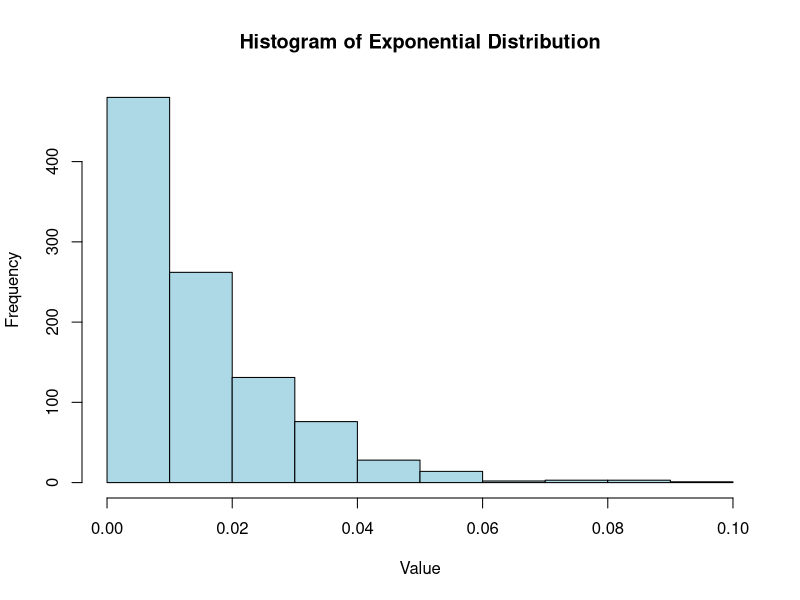
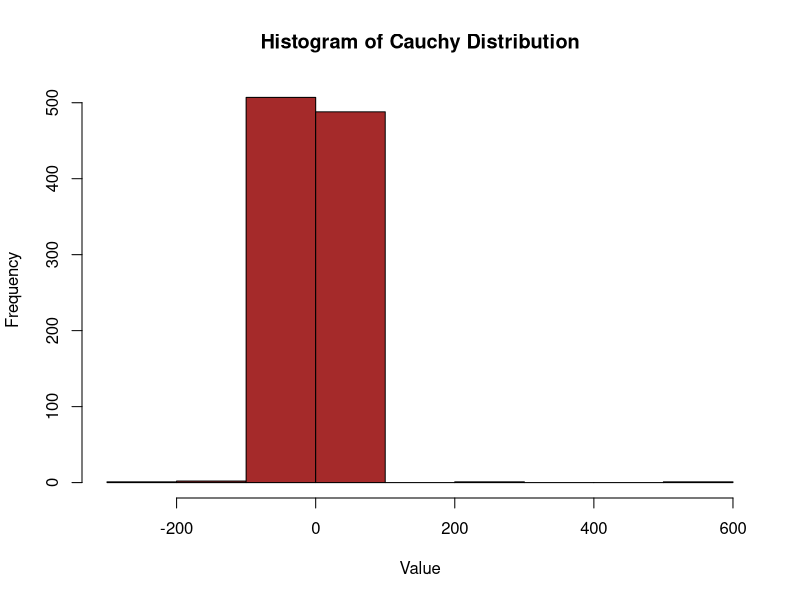
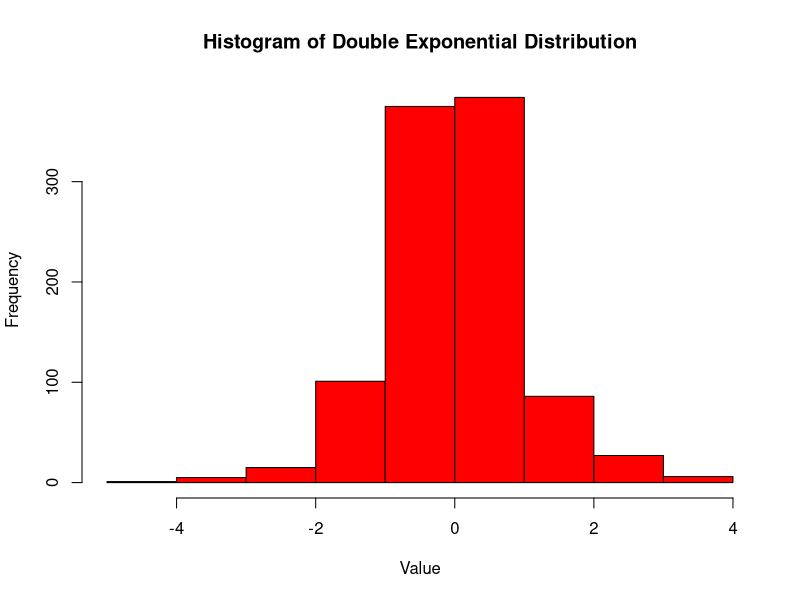
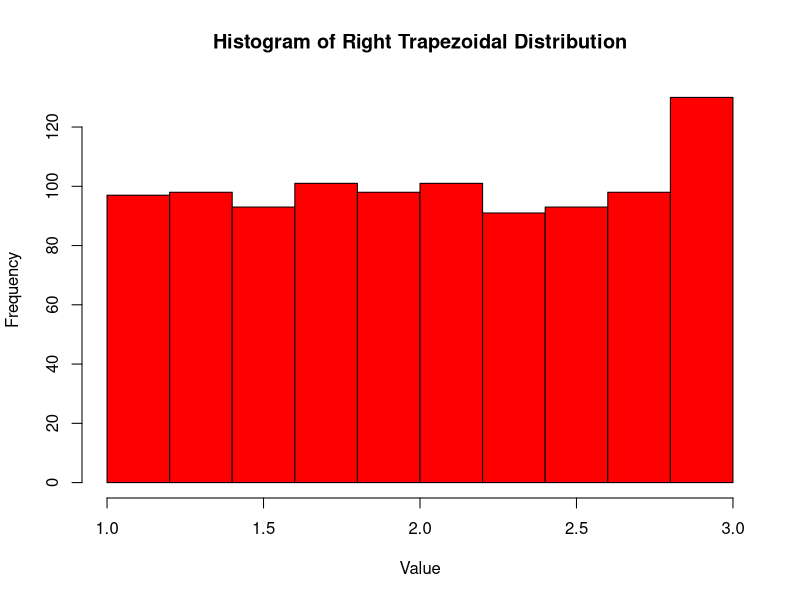
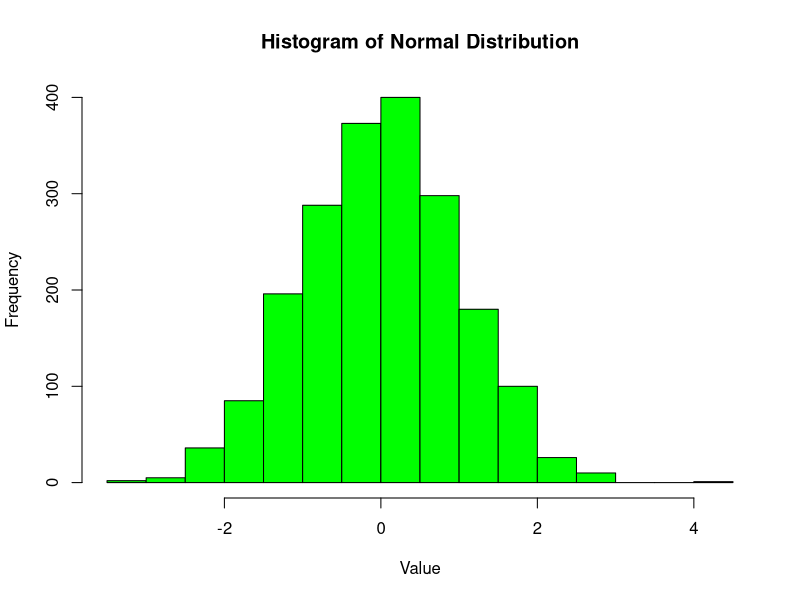

These figures' R source, in order:
## Estimation of the value of pi:
BIG_NUM <- 1000
generate_rand_value <- function (num, lo, hi) {
  set.seed(67)
  U<-runif(num, lo, hi)
  return(U)
}

X <-generate_rand_value(BIG_NUM, -1, 1)
Y <-generate_rand_value(BIG_NUM, -1, 1)

count<-0

for(x in X){
  for(y in Y){
    if(x^2 + y^2<=1){
      count <- count + 1
    }
  }
}
pi_val <- 4*(count/(BIG_NUM*BIG_NUM))

# Approximately the value P(X^2 + Y^2 <=1) = pi/4, so we need to multiply the value by 4 inroder to estimate the value of pi
sprintf("The estimated value of pi is: %f", pi_val)


## Solution to assignment problems:
# a) Usage of Probability Integral Transform to generate a random sample from exponential distribution
sigma <- 67
theta <- 0

# Now we shall calculate the value of the given distribution
get_rand_exp_dist <- function (num){
  x <- runif(num)
  h <- theta + (-1/sigma)*log(1-x)
  return(h)
}

# Now we visualise the exponential distribution:
X <- get_rand_exp_dist(1000)
hist(X, main = "Histogram of Exponential Distribution", xlab = "Value", ylab = "Frequency", col = "lightblue", border = "black")

# First we generate the intervals and k = 8 (let's say)
lambda <- 1000/sum(X)
k<-152
intervals <- numeric(0)
prob<-1/k
E <- rep(1000*prob, k)

for(i in 0:(k-1)){
  intervals<-append(intervals, (-1/lambda)*log(1-i*prob))  
}

# Now we shall proceed to obtain the observed frequencies
get_observed_freq <- function (X, ints) {
  freqs <-numeric(0)
  for(i in 2 : length(ints)){
    freqs<-append(freqs, sum(X >= ints[i-1] & X< ints[i]))
  }
  freqs<-append(freqs, length(X)-sum(freqs))
  return(freqs)
}

O <- get_observed_freq(X, intervals)
W <- sum(((O-E)^2)/E)
criticial_value <- qchisq(0.95, k-1)
if(W > criticial_value){
  print("The given distribution doesnt follow Exponential Distribution")
} else {
  print("The given distribution follows Exponential Distribution")
}


# b)  Usage of Probability Integral Transform to generate a random sample from Cauchy Distribution
sig <- 0.67

get_cauchy_dist <- function(num) {
  x <- runif(num)
  h <- sig*tan(pi*(x-0.5))
  return(h)
}

X <- get_cauchy_dist(1000)
hist(X, main = "Histogram of Cauchy Distribution", xlab = "Value", ylab = "Frequency", col = "brown", border = "black")

k<-164
intervals <- numeric(0)
prob<-1/k
E <- rep(1000*prob, k)

for(i in 0:(k-1)){
  intervals<-append(intervals, sig*tan(pi*((i*prob)-0.5)))  
}

O <- get_observed_freq(X, intervals)
W <- sum(((O-E)^2)/E)
criticial_value <- qchisq(0.95, k-1)

if(W > criticial_value){
  print("The given distribution doesnt follow Cauchy Distribution")
} else {
  print("The given distribution follows Cauchy Distribution")
}

# c)  Usage of Probability Integral Transform to generate a random sample from Double Exponential Distribution
mu <- 0
beta <- 0.67
get_dde_dist <- function(num) {
  x <- runif(num, 0, 1)
  h <- mu - beta * sign(x - 0.5) * log(1 - 2 * abs(x - 0.5))
  return(h)
}

X <- get_dde_dist(1000)
hist(X, main = "Histogram of Double Exponential Distribution", xlab = "Value", ylab = "Frequency", col = "red", border = "black")

k<-157
intervals <- numeric(0)
prob<-1/k
E <- rep(1000*prob, k)

for(i in 0:(k-1)){
  intervals<-append(intervals, - beta * sign(prob*i - 0.5) * log(1 - 2 * abs(prob*i - 0.5)))  
}

O <- get_observed_freq(X, intervals)
W <- sum(((O-E)^2)/E)
criticial_value <- qchisq(0.95, k-1)

if(W > criticial_value){
  print("The given distribution doesnt follow Double Exponential Distribution")
} else {
  print("The given distribution follows Double Exponential Distribution")
}

# d)  Usage of Probability Integral Transform to generate a random sample from Right Trapezoidal Distribution
generate_rtz_dist <- function (num, lo, loin, lomax, hi) {
  x <- runif(num)
  h <- numeric(0)
  val <- (lomax - lo) / (hi - lo)
  
  for (i in 1:num) {
    if (x[i]<val) {
      h <- append(h, lo + sqrt(x[i] * (loin - lo) * (lomax - lo)))
    } else {
      h <- append(h, lomax + (x[i] - (lomax - lo) / (hi- lo)) * (hi - lomax))
    }
  }
  return(h)
}

lo = 1
loin=1
lomax=1
hi=3

X <- generate_rtz_dist(1000, lo,loin,lomax,hi)
hist(X, main = "Histogram of Right Trapezoidal Distribution", xlab = "Value", col = "red", border = "black")

k<-157
intervals <- numeric(0)
prob<-1/k
E <- rep(1000*prob, k)
val <- (lomax - lo) / (hi - lo)

for(i in 0:(k-1)){
  value <- i*prob
  if (value<val) {
    intervals <- append(intervals, lo + sqrt(value * (loin - lo) * (lomax - lo)))
  } else {
    intervals <- append(intervals, lomax + (value - (lomax - lo) / (hi- lo)) * (hi - lomax))
  }
}

O <- get_observed_freq(X, intervals)
W <- sum(((O-E)^2)/E)
criticial_value <- qchisq(0.95, k-1)

if(W > criticial_value){
  print("The given distribution doesnt follow Trapezoidal Distribution")
} else {
  print("The given distribution follows Trapezoidal Distribution")
}
# # e)  Usage of Probability Integral Transform to generate a random sample from Cauchy Distribution
t1 <- Sys.time()
generate_std_normie <- function(num) {
  x1 <- runif(num, 0, 1)
  x2 <- runif(num, 0, 1)
  
  z1 <- sqrt(-2 * log(x1)) * cos(2 * pi * x2)
  z2 <- sqrt(-2 * log(x1)) * sin(2 * pi * x2)
  
  return(cbind(z1, z2))
}

generate_normal <- function(num, mean, stdev) {
  z <- generate_std_normie(num)
  x <- mean + stdev*z
  return(x)
}

mean <- 0
stdev <- 1
num<-1000

X <- generate_normal(1000, mean=0, stdev=1)
hist(X, main = "Histogram of Normal Distribution", xlab = "Value", col = "green", border = "black")

brs <- seq(-4, 4, by = 1)
O <- table(cut(X, breaks = brs, include.lowest = TRUE))

E <- diff(pnorm(brs))
W <- sum((O - E * length(X))^2 / (E * length(X)))
k <- length(brs)
critical_value <- qchisq(0.95, k-1)

if (W > critical_value) {
  print("The sample doesnt follow a standard normal distribution")
} else {
  print("The sample follows a standard normal distribution.")
}

t2 <- Sys.time()
print(t2-t1)

# k<-8
# intervals <- numeric(0)
# prob<-1/k
# E <- rep(100*prob, k)
# E
# for(i in 1:(k-1)){
#   intervals<-append(intervals, i*prob)
# }
# 
# intervals <- sqrt(-2 * log(intervals)) * cos(2 * pi * intervals)
# 
# O <- get_observed_freq(X, intervals)
# W <- sum(((O-E)^2)/E)
# criticial_value <- qchisq(0.95, 7)
# 
# if(W > criticial_value){
#   print("The given distribution doesnt follow Normal Distribution")
# } else {
#   print("The given distribution follows Normal Distribution")
# }

#  f)  Usage of Probability Integral Transform to generate a random sample from Cauchy Distribution
# generate_gamma_dist <- function(num, s, r) {
#   x <- runif(num)
#   
#   generate_gamma_inv <- function(x, s, r) {
#     gamma_inc <- function(s, a) {
#       integrate(function(q) q^(a-1) * exp(-q), lower = 0, upper = s)$value
#     }
#     
#     uniroot(function(x) gamma_inc(x, s) / gamma_inc(r, s) - x, interval = c(0, 100))$root
#   }
# 
#   h <- sapply(x, function(x_i) generate_gamma_inv (x_i, s, r))
#   return(h)
# }
# 
# s <- 2
# r <- 1
# num <- 100
# 
# X <- generate_gamma_dist(n, s, r)
# 
# hist(X, main = "Histogram of Normal Distribution", xlab = "Value", col = "green", border = "black")

simpsons_integration <- function(func, alpha, beta, num){
  if (num %% 2 != 0) {
    stop("Number of subintervals (n) shoule be divisible by 2")
  }
  
  step_s <- (beta - alpha) / num
  
  res <- func(alpha) + func(beta)
  
  for (i in 1:(n-1)) {
    x_i <- alpha + i * step_s
    res <- res + 2 * func(x_i) * (1 + i %% 2)
  }
  res <- res * h / 3
  return(res)
}

get_W <- function(X , pdf, n){
  
  h <- max(X)
  l <- min(Y)
  
  num <- length(X)
  k <- (h-l)/num
  
  ints <- numeric(0)
  E <- numeric(0)
  O <- numeric(0)
  
  for(i in 1:n){
    ints[i] <- l +(i-1)*k
  }
  
  ints[n+1] <- hi
  
  for(i in 1:n){
    cdf <- simpsons_integration (pdf,ints[i],ints[i+1],1000)
    E[i] <- cdf*num
    O[i] <- length(X[X<=ints[i+1]])-length(X[X<ints[i]])
  }
  
  result <- sum((O-E)^2/E)
  critical_value <- qchisq(0.95,num-1)
  return(c(res,critical_value))
}

num <- 1000
sh <- 2
sc <- 1

generate_sample <- rgamma(num, shape = sh, scale = sc)
E <- pgamma(sort(generate_sample), shape = sh, scale = sc)
O <- pnorm(sort(generate_sample))

W <- sum((O - E)^2 / E)
k <- num
get_sharp_value <- 1 - pchisq(W, df = (k-1))

if (get_sharp_value >= 0.05) {
  print("This distribution doesnt follow Gamma Distribution")
} else {
  print("This distribution follows Gamma Distribution")
}